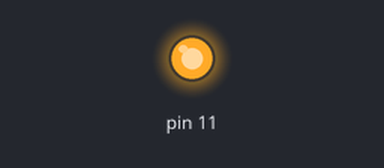
Bench run of a sketch on a simulated Arduino Uno, built with avr-gcc and run on an emulated ATmega328P. On the bench: output pins drawn as LEDs (lit = HIGH).

Above: at 0.1 s.
Timing chart, 0 to 1.6 s (numbered marks = the images above):
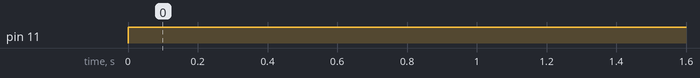

Measured:
- by itself, pin 11: LOW → HIGH at 0.00 s

The sketch:

LEDPWM.ino
```cpp
// Set brightness as a percentage (from 0-100)
int brightness = 10;

void setup() {
  // put your setup code here, to run once:
  pinMode(11,OUTPUT);
}

void loop() {
  // put your main code here, to run repeatedly:
  /*digitalWrite (11, HIGH);
  delayMicroseconds(10*brightness);
  digitalWrite (11, LOW);
  delayMicroseconds (10*(100-brightness));
  */analogWrite(11,255);
}
```
